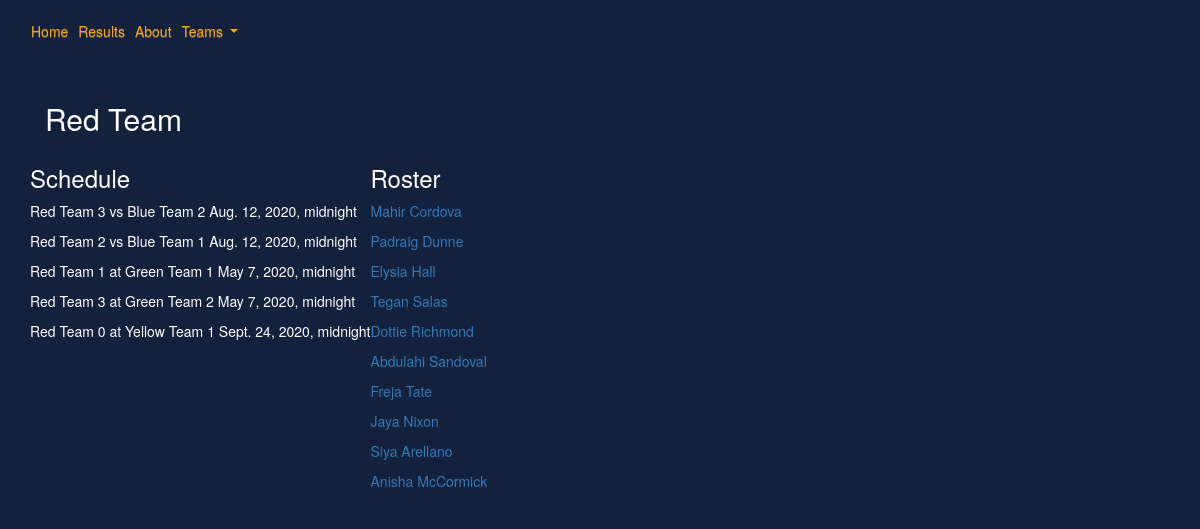
The page /teams/1 on the database its author committed.
### soccerleague/models.py (models this page shows, shortened)
class Team(models.Model):
    name = models.CharField(max_length=200)

class Result(models.Model):
    game = models.OneToOneField(Game, on_delete=models.CASCADE)
    score_hometeam = models.IntegerField(default=0)
    score_awayteam = models.IntegerField(default=0)
    team = models.ManyToManyField(Team)

class Game(models.Model):
    home_team = models.ForeignKey(Team, related_name="home_games", on_delete=models.CASCADE)
    away_team = models.ForeignKey(Team, related_name="away_games", on_delete=models.CASCADE)
    date = models.DateTimeField()
    class Meta:
        ordering = ['date']

class Player(models.Model):
    POSITION_CHOICES = [
        {'G', 'Goalie'},
        {'D', 'Defender'},
        {'M', 'Midfielder'},
        {'F', 'Forward'}
    ]
    first_name = models.CharField(max_length=100)
    last_name = models.CharField(max_length=100)
    position = models.CharField(max_length=10, choices=POSITION_CHOICES)
    team = models.ForeignKey(Team, on_delete=models.CASCADE)

### soccerleague/views.py (the view)
# urls.py: path('teams/<int:team_id>', soccerleague_views.team_detail, name="team_detail"),
def team_detail(request, team_id):
    try:
        teams = Team.objects.all()
        team = Team.objects.get(id=team_id)
        results = Result.objects.all()
        players = Player.objects.all()
    except Team.DoesNotExist:
        raise Http404('Team Not Found')
    return render(request, 'team_detail.html', {
        'teams': teams,
        'team': team,
        'results': results,
        'players': players
    })

### soccerleague/templates/team_detail.html
{%  extends "base.html" %}
{% block content %}
<div class="container">
    <h2 class="team-name">{{ team.name|capfirst }}</h2>
    <div class="row">
        <div class="col-left">
        <h3>Schedule</h3>
            {% for result in results %}
                {% if result.game.home_team.name == team.name %}
                    <p>{{ team.name }} {{ result.score_hometeam }} vs {{ result.game.away_team.name }} {{ result.score_awayteam  }} {{ result.game.date }}</p>
                {% elif result.game.away_team.name == team.name %}
                    <p>{{ team.name }} {{ result.score_awayteam }} at {{ result.game.home_team.name }} {{ result.score_hometeam }} {{ result.game.date }}</p>
                {% endif %}
            {% endfor %}
        </div>
        <div class="col-right">
        <h3>Roster</h3>
            {% for player in players %}
                {% if player.team.name == team.name %}
                    <a href="{% url 'player_detail' player.id %}">
                    <p>{{ player.first_name }} {{ player.last_name }}</p>
                    </a>
                {% endif %}
            {% endfor %}
        </div>
    </div>
</div>
{% endblock %}

### soccerleague/static/main.css (style rules this page uses)
body { background: #14213D !important; color: white; }

### rows shown on the page
Team: name "Red Team"
Result: score_hometeam "3", game.away_team.name "Blue Team", score_awayteam "2", game "Aug. 12, 2020, midnight"
Result: score_hometeam "2", game.away_team.name "Blue Team", score_awayteam "1", game "Aug. 12, 2020, midnight"
Result: score_awayteam "1", game.home_team.name "Green Team", score_hometeam "1", game "May 7, 2020, midnight"
Result: score_awayteam "3", game.home_team.name "Green Team", score_hometeam "2", game "May 7, 2020, midnight"
Result: score_awayteam "0", game.home_team.name "Yellow Team", score_hometeam "1", game "Sept. 24, 2020, midnight"
Player: first_name "Mahir", last_name "Cordova"
Player: first_name "Padraig", last_name "Dunne"
Player: first_name "Elysia", last_name "Hall"
Player: first_name "Tegan", last_name "Salas"
Player: first_name "Dottie", last_name "Richmond"
Player: first_name "Abdulahi", last_name "Sandoval"
Player: first_name "Freja", last_name "Tate"
Player: first_name "Jaya", last_name "Nixon"
Player: first_name "Siya", last_name "Arellano"
Player: first_name "Anisha", last_name "McCormick"
